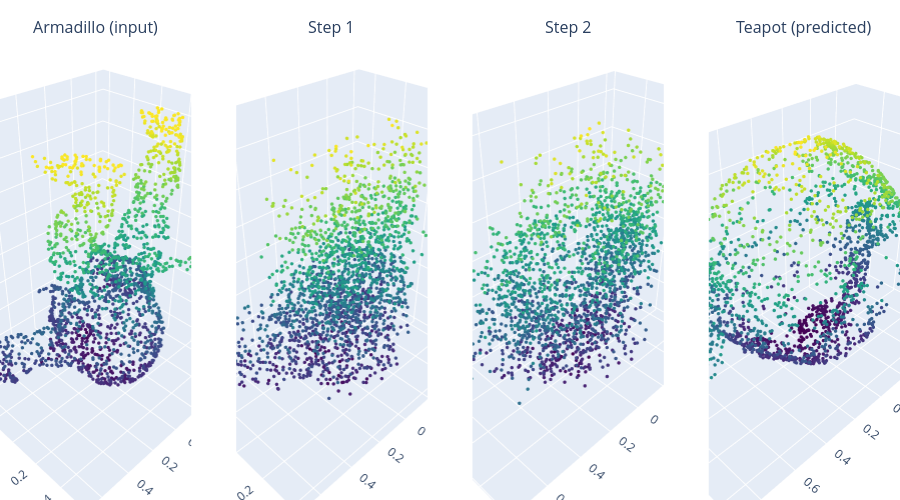

The cell this chart's notebook holds for it:
### Code cell
from armadillo.utils import visualize_transition_3d

visualize_transition_3d(
    steps,
    titles=["Armadillo (input)", "Step 1", "Step 2", "Teapot (predicted)"]
)

### Figure 1 — Plotly figure (JSON) as saved in the notebook; plotly's stock layout.template omitted (floating-point values rounded to 4 significant figures; data arrays with more than 128 entries replaced by an {"elided": "..."} marker saying what was removed)
{"data": [{"marker": {"color": {"elided": "2048 float values"}, "colorscale": [[0, "#440154"], [0.1111, "#482878"], [0.2222, "#3e4989"], [0.3333, "#31688e"], [0.4444, "#26828e"], [0.5556, "#1f9e89"], [0.6667, "#35b779"], [0.7778, "#6ece58"], [0.8889, "#b5de2b"], [1, "#fde725"]], "size": 2}, "mode": "markers", "scene": "scene", "showlegend": false, "type": "scatter3d", "x": {"elided": "2048 float values"}, "y": {"elided": "2048 float values"}, "z": {"elided": "2048 float values"}}, {"marker": {"color": {"elided": "2048 float values"}, "colorscale": [[0, "#440154"], [0.1111, "#482878"], [0.2222, "#3e4989"], [0.3333, "#31688e"], [0.4444, "#26828e"], [0.5556, "#1f9e89"], [0.6667, "#35b779"], [0.7778, "#6ece58"], [0.8889, "#b5de2b"], [1, "#fde725"]], "size": 2}, "mode": "markers", "scene": "scene2", "showlegend": false, "type": "scatter3d", "x": {"elided": "2048 float values"}, "y": {"elided": "2048 float values"}, "z": {"elided": "2048 float values"}}, {"marker": {"color": {"elided": "2048 float values"}, "colorscale": [[0, "#440154"], [0.1111, "#482878"], [0.2222, "#3e4989"], [0.3333, "#31688e"], [0.4444, "#26828e"], [0.5556, "#1f9e89"], [0.6667, "#35b779"], [0.7778, "#6ece58"], [0.8889, "#b5de2b"], [1, "#fde725"]], "size": 2}, "mode": "markers", "scene": "scene3", "showlegend": false, "type": "scatter3d", "x": {"elided": "2048 float values"}, "y": {"elided": "2048 float values"}, "z": {"elided": "2048 float values"}}, {"marker": {"color": {"elided": "2048 float values"}, "colorscale": [[0, "#440154"], [0.1111, "#482878"], [0.2222, "#3e4989"], [0.3333, "#31688e"], [0.4444, "#26828e"], [0.5556, "#1f9e89"], [0.6667, "#35b779"], [0.7778, "#6ece58"], [0.8889, "#b5de2b"], [1, "#fde725"]], "size": 2}, "mode": "markers", "scene": "scene4", "showlegend": false, "type": "scatter3d", "x": {"elided": "2048 float values"}, "y": {"elided": "2048 float values"}, "z": {"elided": "2048 float values"}}], "layout": {"annotations": [{"font": {"size": 16}, "showarrow": false, "text": "Armadillo (input)", "x": 0.1062, "xanchor": "center", "xref": "paper", "y": 1, "yanchor": "bottom", "yref": "paper"}, {"font": {"size": 16}, "showarrow": false, "text": "Step 1", "x": 0.3688, "xanchor": "center", "xref": "paper", "y": 1, "yanchor": "bottom", "yref": "paper"}, {"font": {"size": 16}, "showarrow": false, "text": "Step 2", "x": 0.6313, "xanchor": "center", "xref": "paper", "y": 1, "yanchor": "bottom", "yref": "paper"}, {"font": {"size": 16}, "showarrow": false, "text": "Teapot (predicted)", "x": 0.8938, "xanchor": "center", "xref": "paper", "y": 1, "yanchor": "bottom", "yref": "paper"}], "height": 500, "margin": {"b": 0, "l": 0, "r": 0, "t": 40}, "scene": {"domain": {"x": [0, 0.2125], "y": [0, 1]}}, "scene2": {"domain": {"x": [0.2625, 0.475], "y": [0, 1]}}, "scene3": {"domain": {"x": [0.525, 0.7375], "y": [0, 1]}}, "scene4": {"domain": {"x": [0.7875, 1], "y": [0, 1]}}}}
